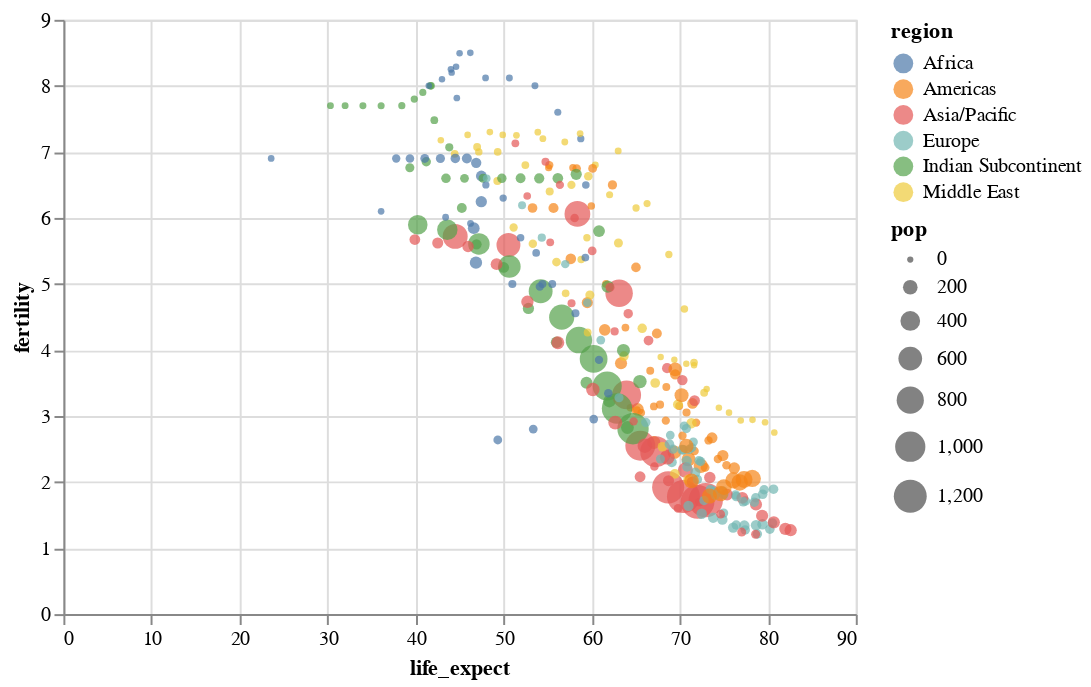

The notebook cell this image was saved under:
### Code cell
chart = alt.Chart(
    df
).mark_circle(
).encode(
    x='life_expect',
    y='fertility',
    color='region:N',
    size=alt.Size('pop', scale=alt.Scale(range=[10, 300])),
    tooltip=['country', 'region', 'pop', 'fertility', 'life_expect', 'year']  # add a tooltip
).interactive()

chart.display()

### Figure 1 — Vega-Lite specification as saved in the notebook (floating-point values rounded to 4 significant figures; data arrays with more than 128 entries replaced by an {"elided": "..."} marker saying what was removed)
{"$schema": "https://vega.github.io/schema/vega-lite/v3.4.0.json", "config": {"mark": {"tooltip": null}, "view": {"height": 300, "width": 400}}, "data": {"name": "data-eb55b3c04935b1d5bce4fa9a8c24136b"}, "datasets": {"data-eb55b3c04935b1d5bce4fa9a8c24136b": {"elided": "308 records"}}, "encoding": {"color": {"field": "region", "type": "nominal"}, "size": {"field": "pop", "scale": {"range": [10, 300]}, "type": "quantitative"}, "tooltip": [{"field": "country", "type": "nominal"}, {"field": "region", "type": "nominal"}, {"field": "pop", "type": "quantitative"}, {"field": "fertility", "type": "quantitative"}, {"field": "life_expect", "type": "quantitative"}, {"field": "year", "type": "quantitative"}], "x": {"field": "life_expect", "type": "quantitative"}, "y": {"field": "fertility", "type": "quantitative"}}, "mark": "circle", "selection": {"selector005": {"bind": "scales", "encodings": ["x", "y"], "type": "interval"}}}
